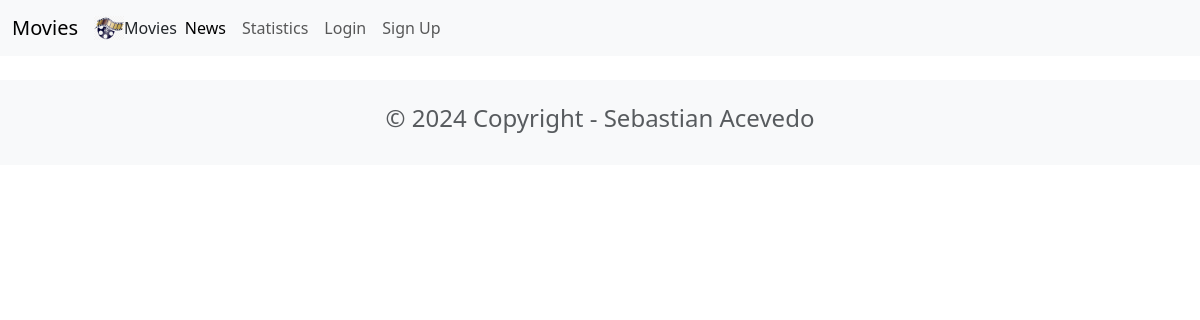
The page /news/ on the database as committed earlier.
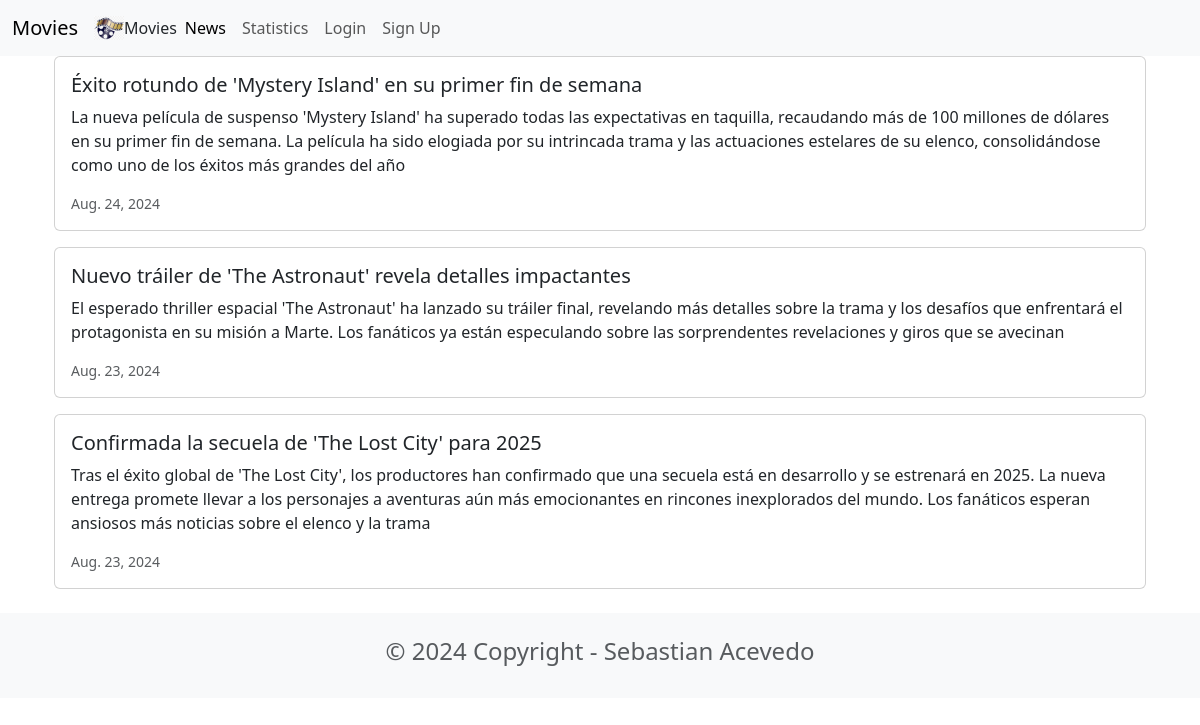
The same page on the database as committed later.
### news/models.py (models this page shows, shortened)
class News(models.Model):
    headline = models.CharField(max_length=200)
    body = models.TextField()
    date = models.DateField()

### news/views.py (the view)
# urls.py: path('news/', include('news.urls')),
def news(request):
    newss = News.objects.all().order_by('-date')
    return render(request, 'news.html', {'newss': newss})

### news/templates/news.html
{% extends 'base.html' %}
{% block content %}
<div class="container">
    {% for news in newss %}
    <div class="card mb-3">
        <div class="row g-0">
            <div>
                <div class="card-body">
                    <h5 class="card-title">{{ news.headline }}</h5>
                    <p class="card-text">{{ news.body }}</p>
                    <p class="card-text"><small class="text-muted">{{ news.date }}</small></p>
                </div>
            </div>
        </div>
    </div>
    {% endfor %}
</div>
{% endblock content %}

### moviereviews/templates/base.html (shortened to what this page needs)
<head>
    <link href="https://cdn.jsdelivr.net/npm/bootstrap@5.3.3/dist/css/bootstrap.min.css" rel="stylesheet">
</head>
<nav class="navbar navbar-expand-lg bg-body-tertiary">
    <div class="container-fluid">
        <a class="navbar-brand" href="{% url 'home' %}">Movies</a>
        {% load static %}
        <img src="{% static 'images/movie.png' %}" alt="" width="30" height="24"
            class="d-inline-block align-text-top" />
        Movies
        <div class="collapse navbar-collapse" id="navbarSupportedContent">
            <ul class="navbar-nav me-auto mb-2 mb-lg-0">
                <li class="nav-item">
                    <a class="nav-link active" aria-current="page" href="{% url 'news' %}">News</a>
                </li>
                <li class="nav-item">
                    <a class="nav-link" href="{% url 'statistics' %}">Statistics</a>
                </li>
                <li class="nav-item">
                    <a class="nav-link" href="#">Login</a>
                </li>
                <li class="nav-item">
                    <a class="nav-link" href="{% url 'signup' %}">Sign Up</a>
                </li>
            </ul>
        </div>
    </div>
</nav>
<div class="container">
    {% block content %}
    {% endblock content %}
</div>
<footer class="text-center text-lg-start bg-light text-muted mt-4">
    <div class="container">
        <div class="row">
            <div class="text-center p-4">
                <h4>© 2024 Copyright - Sebastian Acevedo</h4>
            </div>
        </div>
    </div>
</footer>

Rows that differ between the two databases and show on the page:
added News: headline "Éxito rotundo de 'Mystery Island' en su primer fin de semana", body "La nueva película de suspenso 'Mystery Island' ha superado todas las expectativas en taquilla, recaudando más de 100 millones de dólares en su primer fin de semana. La película ha sido elogiada por su intrincada trama y las actuaciones estelares de su elenco, consolidándose como uno de los éxitos más grandes del año", date "Aug. 24, 2024"
added News: headline "Nuevo tráiler de 'The Astronaut' revela detalles impactantes", body "El esperado thriller espacial 'The Astronaut' ha lanzado su tráiler final, revelando más detalles sobre la trama y los desafíos que enfrentará el protagonista en su misión a Marte. Los fanáticos ya están especulando sobre las sorprendentes revelaciones y giros que se avecinan", date "Aug. 23, 2024"
added News: headline "Confirmada la secuela de 'The Lost City' para 2025", body "Tras el éxito global de 'The Lost City', los productores han confirmado que una secuela está en desarrollo y se estrenará en 2025. La nueva entrega promete llevar a los personajes a aventuras aún más emocionantes en rincones inexplorados del mundo. Los fanáticos esperan ansiosos más noticias sobre el elenco y la trama", date "Aug. 23, 2024"
